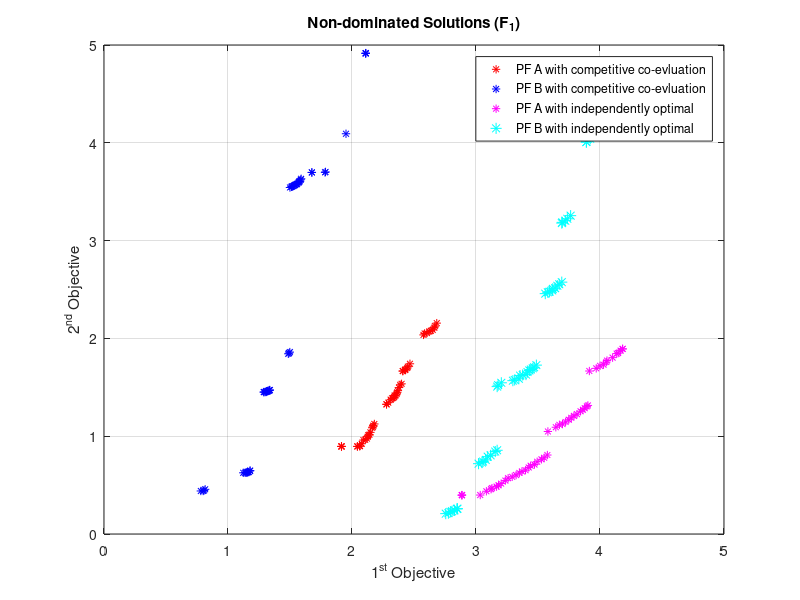

The MATLAB source for this figure:
load('newF1.mat');
load('newG1.mat');
load("OF.mat");
load("OG.mat");

    % Plot2AgentR(F1,G1);
Costs1 = [F1.Cost];
Costs1(1,:)=-Costs1(1,:);
Costs1(2,:)=Costs1(2,:);
Costs2 = [G1.Cost];
Costs2(1,:)=-Costs2(1,:);
Costs2(2,:)=Costs2(2,:);
Costs3 = [OF.Cost];
Costs3(1,:)=-Costs3(1,:);
Costs3(2,:)=Costs3(2,:);
Costs4 = [OG.Cost];
Costs4(1,:)=-Costs4(1,:);
Costs4(2,:)=Costs4(2,:);
plot(Costs1(1, :), Costs1(2, :), 'r*',Costs2(1, :), Costs2(2, :), 'b*' ...
    ,Costs3(1, :), Costs3(2, :), 'm*',Costs4(1, :), Costs4(2, :), 'c*', 'MarkerSize', 8);
xlabel('1^{st} Objective');
ylabel('2^{nd} Objective');
title('Non-dominated Solutions (F_{1})');
legend('PF A with competitive co-evluation','PF B with competitive co-evluation','PF A with independently optimal','PF B with independently optimal','Location','northeast');
grid on;
hold off;
xlim([0,5]);
ylim([0,5]);